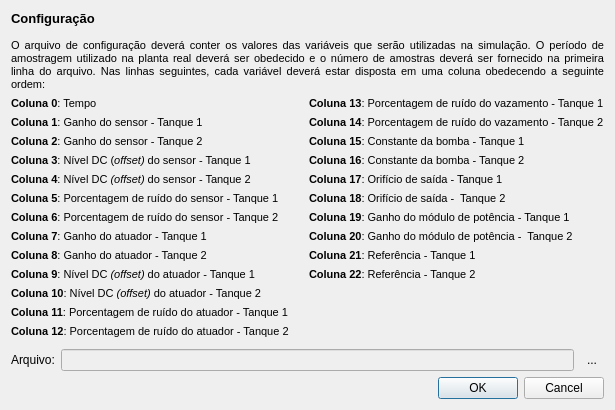
 <widget class="QDialog" name="ConfigParametros">
  <property name="geometry">
   <rect>
    <x>0</x>
    <y>0</y>
    <width>615</width>
    <height>410</height>
   </rect>
  </property>
  <property name="minimumSize">
   <size>
    <width>615</width>
    <height>410</height>
   </size>
  </property>
  <property name="maximumSize">
   <size>
    <width>615</width>
    <height>410</height>
   </size>
  </property>
  <property name="windowTitle">
   <string>Configuração dos parâmetros</string>
  </property>
  <property name="windowIcon">
   <iconset resource="../imgs/imgs.qrc">
    <normaloff>:/imgs/kedit.png</normaloff>:/imgs/kedit.png</iconset>
  </property>
  <layout class="QGridLayout" name="gridLayout">
   <item row="0" column="0">
    <widget class="QLabel" name="label_2">
     <property name="text">
      <string>&lt;!DOCTYPE HTML PUBLIC &quot;-//W3C//DTD HTML 4.0//EN&quot; &quot;http://www.w3.org/TR/REC-html40/strict.dtd&quot;&gt;
&lt;html&gt;&lt;head&gt;&lt;meta name=&quot;qrichtext&quot; content=&quot;1&quot; /&gt;&lt;style type=&quot;text/css&quot;&gt;
p, li { white-space: pre-wrap; }
&lt;/style&gt;&lt;/head&gt;&lt;body style=&quot; font-family:'MS Shell Dlg 2'; font-size:8.25pt; font-weight:400; font-style:normal;&quot;&gt;
&lt;p style=&quot; margin-top:0px; margin-bottom:0px; margin-left:0px; margin-right:0px; -qt-block-indent:0; text-indent:0px;&quot;&gt;&lt;span style=&quot; font-size:10pt; font-weight:600;&quot;&gt;Configuração&lt;/span&gt;&lt;/p&gt;
&lt;p align=&quot;center&quot; style=&quot;-qt-paragraph-type:empty; margin-top:0px; margin-bottom:0px; margin-left:0px; margin-right:0px; -qt-block-indent:0; text-indent:0px; font-size:8pt;&quot;&gt;&lt;/p&gt;
&lt;p align=&quot;justify&quot; style=&quot; margin-top:0px; margin-bottom:0px; margin-left:0px; margin-right:0px; -qt-block-indent:0; text-indent:0px;&quot;&gt;&lt;span style=&quot; font-size:8pt;&quot;&gt;O arquivo de configuração deverá conter os valores das variáveis que serão utilizadas na simulação. O período de amostragem utilizado na planta real deverá ser obedecido e o número de amostras deverá ser fornecido na primeira linha do arquivo. Nas linhas seguintes, cada variável deverá estar disposta em uma coluna obedecendo a seguinte ordem:&lt;/span&gt;&lt;/p&gt;&lt;/body&gt;&lt;/html&gt;</string>
     </property>
     <property name="wordWrap">
      <bool>true</bool>
     </property>
    </widget>
   </item>
   <item row="1" column="0">
    <layout class="QVBoxLayout" name="verticalLayout_3">
     <item>
      <layout class="QHBoxLayout" name="horizontalLayout">
       <item>
        <layout class="QVBoxLayout" name="verticalLayout">
         <item>
          <widget class="QLabel" name="label_3">
           <property name="text">
            <string>&lt;!DOCTYPE HTML PUBLIC &quot;-//W3C//DTD HTML 4.0//EN&quot; &quot;http://www.w3.org/TR/REC-html40/strict.dtd&quot;&gt;
&lt;html&gt;&lt;head&gt;&lt;meta name=&quot;qrichtext&quot; content=&quot;1&quot; /&gt;&lt;style type=&quot;text/css&quot;&gt;
p, li { white-space: pre-wrap; }
&lt;/style&gt;&lt;/head&gt;&lt;body style=&quot; font-family:'MS Shell Dlg 2'; font-size:8.25pt; font-weight:400; font-style:normal;&quot;&gt;
&lt;p align=&quot;justify&quot; style=&quot; margin-top:0px; margin-bottom:0px; margin-left:0px; margin-right:0px; -qt-block-indent:0; text-indent:0px;&quot;&gt;&lt;span style=&quot; font-size:8pt; font-weight:600;&quot;&gt;Coluna 0&lt;/span&gt;&lt;span style=&quot; font-size:8pt;&quot;&gt;: &lt;/span&gt;&lt;span style=&quot; font-size:8pt;&quot;&gt;Tempo&lt;/span&gt;&lt;/p&gt;&lt;/body&gt;&lt;/html&gt;</string>
           </property>
          </widget>
         </item>
         <item>
          <widget class="QLabel" name="label_4">
           <property name="text">
            <string>&lt;!DOCTYPE HTML PUBLIC &quot;-//W3C//DTD HTML 4.0//EN&quot; &quot;http://www.w3.org/TR/REC-html40/strict.dtd&quot;&gt;
&lt;html&gt;&lt;head&gt;&lt;meta name=&quot;qrichtext&quot; content=&quot;1&quot; /&gt;&lt;style type=&quot;text/css&quot;&gt;
p, li { white-space: pre-wrap; }
&lt;/style&gt;&lt;/head&gt;&lt;body style=&quot; font-family:'MS Shell Dlg 2'; font-size:8.25pt; font-weight:400; font-style:normal;&quot;&gt;
&lt;p style=&quot; margin-top:0px; margin-bottom:0px; margin-left:0px; margin-right:0px; -qt-block-indent:0; text-indent:0px;&quot;&gt;&lt;span style=&quot; font-size:8pt; font-weight:600;&quot;&gt;Coluna 1&lt;/span&gt;&lt;span style=&quot; font-size:8pt;&quot;&gt;: Ganho do sensor - Tanque 1&lt;/span&gt;&lt;/p&gt;&lt;/body&gt;&lt;/html&gt;</string>
           </property>
          </widget>
         </item>
         <item>
          <widget class="QLabel" name="label_5">
           <property name="text">
            <string>&lt;!DOCTYPE HTML PUBLIC &quot;-//W3C//DTD HTML 4.0//EN&quot; &quot;http://www.w3.org/TR/REC-html40/strict.dtd&quot;&gt;
&lt;html&gt;&lt;head&gt;&lt;meta name=&quot;qrichtext&quot; content=&quot;1&quot; /&gt;&lt;style type=&quot;text/css&quot;&gt;
p, li { white-space: pre-wrap; }
&lt;/style&gt;&lt;/head&gt;&lt;body style=&quot; font-family:'MS Shell Dlg 2'; font-size:8.25pt; font-weight:400; font-style:normal;&quot;&gt;
&lt;p style=&quot; margin-top:0px; margin-bottom:0px; margin-left:0px; margin-right:0px; -qt-block-indent:0; text-indent:0px;&quot;&gt;&lt;span style=&quot; font-size:8pt; font-weight:600;&quot;&gt;Coluna 2&lt;/span&gt;&lt;span style=&quot; font-size:8pt;&quot;&gt;: Ganho do sensor - Tanque 2&lt;/span&gt;&lt;/p&gt;&lt;/body&gt;&lt;/html&gt;</string>
           </property>
          </widget>
         </item>
         <item>
          <widget class="QLabel" name="label_6">
           <property name="text">
            <string>&lt;!DOCTYPE HTML PUBLIC &quot;-//W3C//DTD HTML 4.0//EN&quot; &quot;http://www.w3.org/TR/REC-html40/strict.dtd&quot;&gt;
&lt;html&gt;&lt;head&gt;&lt;meta name=&quot;qrichtext&quot; content=&quot;1&quot; /&gt;&lt;style type=&quot;text/css&quot;&gt;
p, li { white-space: pre-wrap; }
&lt;/style&gt;&lt;/head&gt;&lt;body style=&quot; font-family:'MS Shell Dlg 2'; font-size:8.25pt; font-weight:400; font-style:normal;&quot;&gt;
&lt;p style=&quot; margin-top:0px; margin-bottom:0px; margin-left:0px; margin-right:0px; -qt-block-indent:0; text-indent:0px;&quot;&gt;&lt;span style=&quot; font-size:8pt; font-weight:600;&quot;&gt;Coluna 3&lt;/span&gt;&lt;span style=&quot; font-size:8pt;&quot;&gt;: Nível DC (&lt;/span&gt;&lt;span style=&quot; font-size:8pt; font-style:italic;&quot;&gt;offset)&lt;/span&gt;&lt;span style=&quot; font-size:8pt;&quot;&gt; do sensor - Tanque 1&lt;/span&gt;&lt;/p&gt;&lt;/body&gt;&lt;/html&gt;</string>
           </property>
          </widget>
         </item>
         <item>
          <widget class="QLabel" name="label_7">
           <property name="text">
            <string>&lt;!DOCTYPE HTML PUBLIC &quot;-//W3C//DTD HTML 4.0//EN&quot; &quot;http://www.w3.org/TR/REC-html40/strict.dtd&quot;&gt;
&lt;html&gt;&lt;head&gt;&lt;meta name=&quot;qrichtext&quot; content=&quot;1&quot; /&gt;&lt;style type=&quot;text/css&quot;&gt;
p, li { white-space: pre-wrap; }
&lt;/style&gt;&lt;/head&gt;&lt;body style=&quot; font-family:'MS Shell Dlg 2'; font-size:8.25pt; font-weight:400; font-style:normal;&quot;&gt;
&lt;p align=&quot;justify&quot; style=&quot; margin-top:0px; margin-bottom:0px; margin-left:0px; margin-right:0px; -qt-block-indent:0; text-indent:0px;&quot;&gt;&lt;span style=&quot; font-size:8pt; font-weight:600;&quot;&gt;Coluna 4&lt;/span&gt;&lt;span style=&quot; font-size:8pt;&quot;&gt;: Nível DC &lt;/span&gt;&lt;span style=&quot; font-size:8pt; font-style:italic;&quot;&gt;(offset)&lt;/span&gt;&lt;span style=&quot; font-size:8pt;&quot;&gt; do sensor - Tanque 2&lt;/span&gt;&lt;/p&gt;&lt;/body&gt;&lt;/html&gt;</string>
           </property>
          </widget>
         </item>
         <item>
          <widget class="QLabel" name="label_8">
           <property name="text">
            <string>&lt;!DOCTYPE HTML PUBLIC &quot;-//W3C//DTD HTML 4.0//EN&quot; &quot;http://www.w3.org/TR/REC-html40/strict.dtd&quot;&gt;
&lt;html&gt;&lt;head&gt;&lt;meta name=&quot;qrichtext&quot; content=&quot;1&quot; /&gt;&lt;style type=&quot;text/css&quot;&gt;
p, li { white-space: pre-wrap; }
&lt;/style&gt;&lt;/head&gt;&lt;body style=&quot; font-family:'MS Shell Dlg 2'; font-size:8.25pt; font-weight:400; font-style:normal;&quot;&gt;
&lt;p align=&quot;justify&quot; style=&quot; margin-top:0px; margin-bottom:0px; margin-left:0px; margin-right:0px; -qt-block-indent:0; text-indent:0px;&quot;&gt;&lt;span style=&quot; font-size:8pt; font-weight:600;&quot;&gt;Coluna 5&lt;/span&gt;&lt;span style=&quot; font-size:8pt;&quot;&gt;: Porcentagem de ruído do sensor - Tanque 1&lt;/span&gt;&lt;/p&gt;&lt;/body&gt;&lt;/html&gt;</string>
           </property>
          </widget>
         </item>
         <item>
          <widget class="QLabel" name="label_9">
           <property name="text">
            <string>&lt;!DOCTYPE HTML PUBLIC &quot;-//W3C//DTD HTML 4.0//EN&quot; &quot;http://www.w3.org/TR/REC-html40/strict.dtd&quot;&gt;
&lt;html&gt;&lt;head&gt;&lt;meta name=&quot;qrichtext&quot; content=&quot;1&quot; /&gt;&lt;style type=&quot;text/css&quot;&gt;
p, li { white-space: pre-wrap; }
&lt;/style&gt;&lt;/head&gt;&lt;body style=&quot; font-family:'MS Shell Dlg 2'; font-size:8.25pt; font-weight:400; font-style:normal;&quot;&gt;
&lt;p align=&quot;justify&quot; style=&quot; margin-top:0px; margin-bottom:0px; margin-left:0px; margin-right:0px; -qt-block-indent:0; text-indent:0px;&quot;&gt;&lt;span style=&quot; font-size:8pt; font-weight:600;&quot;&gt;Coluna 6&lt;/span&gt;&lt;span style=&quot; font-size:8pt;&quot;&gt;: Porcentagem de ruído do sensor - Tanque 2&lt;/span&gt;&lt;/p&gt;&lt;/body&gt;&lt;/html&gt;</string>
           </property>
          </widget>
         </item>
         <item>
          <widget class="QLabel" name="label_10">
           <property name="text">
            <string>&lt;!DOCTYPE HTML PUBLIC &quot;-//W3C//DTD HTML 4.0//EN&quot; &quot;http://www.w3.org/TR/REC-html40/strict.dtd&quot;&gt;
&lt;html&gt;&lt;head&gt;&lt;meta name=&quot;qrichtext&quot; content=&quot;1&quot; /&gt;&lt;style type=&quot;text/css&quot;&gt;
p, li { white-space: pre-wrap; }
&lt;/style&gt;&lt;/head&gt;&lt;body style=&quot; font-family:'MS Shell Dlg 2'; font-size:8.25pt; font-weight:400; font-style:normal;&quot;&gt;
&lt;p align=&quot;justify&quot; style=&quot; margin-top:0px; margin-bottom:0px; margin-left:0px; margin-right:0px; -qt-block-indent:0; text-indent:0px;&quot;&gt;&lt;span style=&quot; font-size:8pt; font-weight:600;&quot;&gt;Coluna 7&lt;/span&gt;&lt;span style=&quot; font-size:8pt;&quot;&gt;: Ganho do atuador - Tanque 1&lt;/span&gt;&lt;/p&gt;&lt;/body&gt;&lt;/html&gt;</string>
           </property>
          </widget>
         </item>
         <item>
          <widget class="QLabel" name="label_11">
           <property name="text">
            <string>&lt;!DOCTYPE HTML PUBLIC &quot;-//W3C//DTD HTML 4.0//EN&quot; &quot;http://www.w3.org/TR/REC-html40/strict.dtd&quot;&gt;
&lt;html&gt;&lt;head&gt;&lt;meta name=&quot;qrichtext&quot; content=&quot;1&quot; /&gt;&lt;style type=&quot;text/css&quot;&gt;
p, li { white-space: pre-wrap; }
&lt;/style&gt;&lt;/head&gt;&lt;body style=&quot; font-family:'MS Shell Dlg 2'; font-size:8.25pt; font-weight:400; font-style:normal;&quot;&gt;
&lt;p align=&quot;justify&quot; style=&quot; margin-top:0px; margin-bottom:0px; margin-left:0px; margin-right:0px; -qt-block-indent:0; text-indent:0px;&quot;&gt;&lt;span style=&quot; font-size:8pt; font-weight:600;&quot;&gt;Coluna 8&lt;/span&gt;&lt;span style=&quot; font-size:8pt;&quot;&gt;: Ganho do atuador - Tanque 2&lt;/span&gt;&lt;/p&gt;&lt;/body&gt;&lt;/html&gt;</string>
           </property>
          </widget>
         </item>
         <item>
          <widget class="QLabel" name="label_13">
           <property name="text">
            <string>&lt;!DOCTYPE HTML PUBLIC &quot;-//W3C//DTD HTML 4.0//EN&quot; &quot;http://www.w3.org/TR/REC-html40/strict.dtd&quot;&gt;
&lt;html&gt;&lt;head&gt;&lt;meta name=&quot;qrichtext&quot; content=&quot;1&quot; /&gt;&lt;style type=&quot;text/css&quot;&gt;
p, li { white-space: pre-wrap; }
&lt;/style&gt;&lt;/head&gt;&lt;body style=&quot; font-family:'MS Shell Dlg 2'; font-size:8.25pt; font-weight:400; font-style:normal;&quot;&gt;
&lt;p style=&quot; margin-top:0px; margin-bottom:0px; margin-left:0px; margin-right:0px; -qt-block-indent:0; text-indent:0px;&quot;&gt;&lt;span style=&quot; font-size:8pt; font-weight:600;&quot;&gt;Coluna 9&lt;/span&gt;&lt;span style=&quot; font-size:8pt;&quot;&gt;: Nível DC &lt;/span&gt;&lt;span style=&quot; font-size:8pt; font-style:italic;&quot;&gt;(&lt;/span&gt;&lt;span style=&quot; font-size:8pt; font-style:italic;&quot;&gt;offset)&lt;/span&gt;&lt;span style=&quot; font-size:8pt;&quot;&gt; &lt;/span&gt;&lt;span style=&quot; font-size:8pt;&quot;&gt;do atuador - Tanque 1&lt;/span&gt;&lt;/p&gt;&lt;/body&gt;&lt;/html&gt;</string>
           </property>
          </widget>
         </item>
         <item>
          <widget class="QLabel" name="label_14">
           <property name="text">
            <string>&lt;!DOCTYPE HTML PUBLIC &quot;-//W3C//DTD HTML 4.0//EN&quot; &quot;http://www.w3.org/TR/REC-html40/strict.dtd&quot;&gt;
&lt;html&gt;&lt;head&gt;&lt;meta name=&quot;qrichtext&quot; content=&quot;1&quot; /&gt;&lt;style type=&quot;text/css&quot;&gt;
p, li { white-space: pre-wrap; }
&lt;/style&gt;&lt;/head&gt;&lt;body style=&quot; font-family:'MS Shell Dlg 2'; font-size:8.25pt; font-weight:400; font-style:normal;&quot;&gt;
&lt;p align=&quot;justify&quot; style=&quot; margin-top:0px; margin-bottom:0px; margin-left:0px; margin-right:0px; -qt-block-indent:0; text-indent:0px;&quot;&gt;&lt;span style=&quot; font-size:8pt; font-weight:600;&quot;&gt;Coluna 10&lt;/span&gt;&lt;span style=&quot; font-size:8pt;&quot;&gt;: Nível DC &lt;/span&gt;&lt;span style=&quot; font-size:8pt; font-style:italic;&quot;&gt;(offset)&lt;/span&gt;&lt;span style=&quot; font-size:8pt;&quot;&gt; do atuador - Tanque 2&lt;/span&gt;&lt;/p&gt;&lt;/body&gt;&lt;/html&gt;</string>
           </property>
          </widget>
         </item>
         <item>
          <widget class="QLabel" name="label_15">
           <property name="text">
            <string>&lt;!DOCTYPE HTML PUBLIC &quot;-//W3C//DTD HTML 4.0//EN&quot; &quot;http://www.w3.org/TR/REC-html40/strict.dtd&quot;&gt;
&lt;html&gt;&lt;head&gt;&lt;meta name=&quot;qrichtext&quot; content=&quot;1&quot; /&gt;&lt;style type=&quot;text/css&quot;&gt;
p, li { white-space: pre-wrap; }
&lt;/style&gt;&lt;/head&gt;&lt;body style=&quot; font-family:'MS Shell Dlg 2'; font-size:8.25pt; font-weight:400; font-style:normal;&quot;&gt;
&lt;p style=&quot; margin-top:0px; margin-bottom:0px; margin-left:0px; margin-right:0px; -qt-block-indent:0; text-indent:0px;&quot;&gt;&lt;span style=&quot; font-size:8pt; font-weight:600;&quot;&gt;Coluna 11&lt;/span&gt;&lt;span style=&quot; font-size:8pt;&quot;&gt;: Porcentagem de ruído do atuador - Tanque 1&lt;/span&gt;&lt;/p&gt;&lt;/body&gt;&lt;/html&gt;</string>
           </property>
          </widget>
         </item>
         <item>
          <widget class="QLabel" name="label_12">
           <property name="text">
            <string>&lt;!DOCTYPE HTML PUBLIC &quot;-//W3C//DTD HTML 4.0//EN&quot; &quot;http://www.w3.org/TR/REC-html40/strict.dtd&quot;&gt;
&lt;html&gt;&lt;head&gt;&lt;meta name=&quot;qrichtext&quot; content=&quot;1&quot; /&gt;&lt;style type=&quot;text/css&quot;&gt;
p, li { white-space: pre-wrap; }
&lt;/style&gt;&lt;/head&gt;&lt;body style=&quot; font-family:'MS Shell Dlg 2'; font-size:8.25pt; font-weight:400; font-style:normal;&quot;&gt;
&lt;p align=&quot;justify&quot; style=&quot; margin-top:0px; margin-bottom:0px; margin-left:0px; margin-right:0px; -qt-block-indent:0; text-indent:0px;&quot;&gt;&lt;span style=&quot; font-size:8pt; font-weight:600;&quot;&gt;Coluna 12&lt;/span&gt;&lt;span style=&quot; font-size:8pt;&quot;&gt;: Porcentagem de ruído do atuador - Tanque 2&lt;/span&gt;&lt;/p&gt;&lt;/body&gt;&lt;/html&gt;</string>
           </property>
          </widget>
         </item>
         <item>
          <spacer name="verticalSpacer_2">
           <property name="orientation">
            <enum>Qt::Vertical</enum>
           </property>
           <property name="sizeHint" stdset="0">
            <size>
             <width>281</width>
             <height>17</height>
            </size>
           </property>
          </spacer>
         </item>
        </layout>
       </item>
       <item>
        <spacer name="horizontalSpacer">
         <property name="orientation">
          <enum>Qt::Horizontal</enum>
         </property>
         <property name="sizeHint" stdset="0">
          <size>
           <width>13</width>
           <height>20</height>
          </size>
         </property>
        </spacer>
       </item>
       <item>
        <layout class="QVBoxLayout" name="verticalLayout_2">
         <item>
          <widget class="QLabel" name="label_26">
           <property name="text">
            <string>&lt;!DOCTYPE HTML PUBLIC &quot;-//W3C//DTD HTML 4.0//EN&quot; &quot;http://www.w3.org/TR/REC-html40/strict.dtd&quot;&gt;
&lt;html&gt;&lt;head&gt;&lt;meta name=&quot;qrichtext&quot; content=&quot;1&quot; /&gt;&lt;style type=&quot;text/css&quot;&gt;
p, li { white-space: pre-wrap; }
&lt;/style&gt;&lt;/head&gt;&lt;body style=&quot; font-family:'MS Shell Dlg 2'; font-size:8.25pt; font-weight:400; font-style:normal;&quot;&gt;
&lt;p align=&quot;justify&quot; style=&quot; margin-top:0px; margin-bottom:0px; margin-left:0px; margin-right:0px; -qt-block-indent:0; text-indent:0px;&quot;&gt;&lt;span style=&quot; font-size:8pt; font-weight:600;&quot;&gt;Coluna 13&lt;/span&gt;&lt;span style=&quot; font-size:8pt;&quot;&gt;: Porcentagem de ruído do vazamento - Tanque 1&lt;/span&gt;&lt;/p&gt;&lt;/body&gt;&lt;/html&gt;</string>
           </property>
          </widget>
         </item>
         <item>
          <widget class="QLabel" name="label_27">
           <property name="text">
            <string>&lt;!DOCTYPE HTML PUBLIC &quot;-//W3C//DTD HTML 4.0//EN&quot; &quot;http://www.w3.org/TR/REC-html40/strict.dtd&quot;&gt;
&lt;html&gt;&lt;head&gt;&lt;meta name=&quot;qrichtext&quot; content=&quot;1&quot; /&gt;&lt;style type=&quot;text/css&quot;&gt;
p, li { white-space: pre-wrap; }
&lt;/style&gt;&lt;/head&gt;&lt;body style=&quot; font-family:'MS Shell Dlg 2'; font-size:8.25pt; font-weight:400; font-style:normal;&quot;&gt;
&lt;p align=&quot;justify&quot; style=&quot; margin-top:0px; margin-bottom:0px; margin-left:0px; margin-right:0px; -qt-block-indent:0; text-indent:0px;&quot;&gt;&lt;span style=&quot; font-size:8pt; font-weight:600;&quot;&gt;Coluna 14&lt;/span&gt;&lt;span style=&quot; font-size:8pt;&quot;&gt;: &lt;/span&gt;&lt;span style=&quot; font-size:8pt;&quot;&gt;Porcentagem de ruído&lt;/span&gt;&lt;span style=&quot; font-size:8pt;&quot;&gt; do vazamento - Tanque 2&lt;/span&gt;&lt;/p&gt;&lt;/body&gt;&lt;/html&gt;</string>
           </property>
          </widget>
         </item>
         <item>
          <widget class="QLabel" name="label_29">
           <property name="text">
            <string>&lt;!DOCTYPE HTML PUBLIC &quot;-//W3C//DTD HTML 4.0//EN&quot; &quot;http://www.w3.org/TR/REC-html40/strict.dtd&quot;&gt;
&lt;html&gt;&lt;head&gt;&lt;meta name=&quot;qrichtext&quot; content=&quot;1&quot; /&gt;&lt;style type=&quot;text/css&quot;&gt;
p, li { white-space: pre-wrap; }
&lt;/style&gt;&lt;/head&gt;&lt;body style=&quot; font-family:'MS Shell Dlg 2'; font-size:8.25pt; font-weight:400; font-style:normal;&quot;&gt;
&lt;p align=&quot;justify&quot; style=&quot; margin-top:0px; margin-bottom:0px; margin-left:0px; margin-right:0px; -qt-block-indent:0; text-indent:0px;&quot;&gt;&lt;span style=&quot; font-size:8pt; font-weight:600;&quot;&gt;Coluna 15&lt;/span&gt;&lt;span style=&quot; font-size:8pt;&quot;&gt;: Constante da bomba - Tanque 1&lt;/span&gt;&lt;/p&gt;&lt;/body&gt;&lt;/html&gt;</string>
           </property>
          </widget>
         </item>
         <item>
          <widget class="QLabel" name="label_28">
           <property name="text">
            <string>&lt;!DOCTYPE HTML PUBLIC &quot;-//W3C//DTD HTML 4.0//EN&quot; &quot;http://www.w3.org/TR/REC-html40/strict.dtd&quot;&gt;
&lt;html&gt;&lt;head&gt;&lt;meta name=&quot;qrichtext&quot; content=&quot;1&quot; /&gt;&lt;style type=&quot;text/css&quot;&gt;
p, li { white-space: pre-wrap; }
&lt;/style&gt;&lt;/head&gt;&lt;body style=&quot; font-family:'MS Shell Dlg 2'; font-size:8.25pt; font-weight:400; font-style:normal;&quot;&gt;
&lt;p align=&quot;justify&quot; style=&quot; margin-top:0px; margin-bottom:0px; margin-left:0px; margin-right:0px; -qt-block-indent:0; text-indent:0px;&quot;&gt;&lt;span style=&quot; font-size:8pt; font-weight:600;&quot;&gt;Coluna 16&lt;/span&gt;&lt;span style=&quot; font-size:8pt;&quot;&gt;: &lt;/span&gt;&lt;span style=&quot; font-size:8pt;&quot;&gt;Constante da bomba &lt;/span&gt;&lt;span style=&quot; font-size:8pt;&quot;&gt;- Tanque 2&lt;/span&gt;&lt;/p&gt;&lt;/body&gt;&lt;/html&gt;</string>
           </property>
          </widget>
         </item>
         <item>
          <widget class="QLabel" name="label_31">
           <property name="text">
            <string>&lt;!DOCTYPE HTML PUBLIC &quot;-//W3C//DTD HTML 4.0//EN&quot; &quot;http://www.w3.org/TR/REC-html40/strict.dtd&quot;&gt;
&lt;html&gt;&lt;head&gt;&lt;meta name=&quot;qrichtext&quot; content=&quot;1&quot; /&gt;&lt;style type=&quot;text/css&quot;&gt;
p, li { white-space: pre-wrap; }
&lt;/style&gt;&lt;/head&gt;&lt;body style=&quot; font-family:'MS Shell Dlg 2'; font-size:8.25pt; font-weight:400; font-style:normal;&quot;&gt;
&lt;p align=&quot;justify&quot; style=&quot; margin-top:0px; margin-bottom:0px; margin-left:0px; margin-right:0px; -qt-block-indent:0; text-indent:0px;&quot;&gt;&lt;span style=&quot; font-size:8pt; font-weight:600;&quot;&gt;Coluna 17&lt;/span&gt;&lt;span style=&quot; font-size:8pt;&quot;&gt;: Orifício de saída - Tanque 1&lt;/span&gt;&lt;/p&gt;&lt;/body&gt;&lt;/html&gt;</string>
           </property>
          </widget>
         </item>
         <item>
          <widget class="QLabel" name="label_30">
           <property name="text">
            <string>&lt;!DOCTYPE HTML PUBLIC &quot;-//W3C//DTD HTML 4.0//EN&quot; &quot;http://www.w3.org/TR/REC-html40/strict.dtd&quot;&gt;
&lt;html&gt;&lt;head&gt;&lt;meta name=&quot;qrichtext&quot; content=&quot;1&quot; /&gt;&lt;style type=&quot;text/css&quot;&gt;
p, li { white-space: pre-wrap; }
&lt;/style&gt;&lt;/head&gt;&lt;body style=&quot; font-family:'MS Shell Dlg 2'; font-size:8.25pt; font-weight:400; font-style:normal;&quot;&gt;
&lt;p align=&quot;justify&quot; style=&quot; margin-top:0px; margin-bottom:0px; margin-left:0px; margin-right:0px; -qt-block-indent:0; text-indent:0px;&quot;&gt;&lt;span style=&quot; font-size:8pt; font-weight:600;&quot;&gt;Coluna 18&lt;/span&gt;&lt;span style=&quot; font-size:8pt;&quot;&gt;: &lt;/span&gt;&lt;span style=&quot; font-size:8pt;&quot;&gt;Orifício de saída - &lt;/span&gt;&lt;span style=&quot; font-size:8pt;&quot;&gt; Tanque 2&lt;/span&gt;&lt;/p&gt;&lt;/body&gt;&lt;/html&gt;</string>
           </property>
          </widget>
         </item>
         <item>
          <widget class="QLabel" name="label_32">
           <property name="text">
            <string>&lt;!DOCTYPE HTML PUBLIC &quot;-//W3C//DTD HTML 4.0//EN&quot; &quot;http://www.w3.org/TR/REC-html40/strict.dtd&quot;&gt;
&lt;html&gt;&lt;head&gt;&lt;meta name=&quot;qrichtext&quot; content=&quot;1&quot; /&gt;&lt;style type=&quot;text/css&quot;&gt;
p, li { white-space: pre-wrap; }
&lt;/style&gt;&lt;/head&gt;&lt;body style=&quot; font-family:'MS Shell Dlg 2'; font-size:8.25pt; font-weight:400; font-style:normal;&quot;&gt;
&lt;p align=&quot;justify&quot; style=&quot; margin-top:0px; margin-bottom:0px; margin-left:0px; margin-right:0px; -qt-block-indent:0; text-indent:0px;&quot;&gt;&lt;span style=&quot; font-size:8pt; font-weight:600;&quot;&gt;Coluna 19&lt;/span&gt;&lt;span style=&quot; font-size:8pt;&quot;&gt;: Ganho do módulo de potência - Tanque 1&lt;/span&gt;&lt;/p&gt;&lt;/body&gt;&lt;/html&gt;</string>
           </property>
          </widget>
         </item>
         <item>
          <widget class="QLabel" name="label_33">
           <property name="text">
            <string>&lt;!DOCTYPE HTML PUBLIC &quot;-//W3C//DTD HTML 4.0//EN&quot; &quot;http://www.w3.org/TR/REC-html40/strict.dtd&quot;&gt;
&lt;html&gt;&lt;head&gt;&lt;meta name=&quot;qrichtext&quot; content=&quot;1&quot; /&gt;&lt;style type=&quot;text/css&quot;&gt;
p, li { white-space: pre-wrap; }
&lt;/style&gt;&lt;/head&gt;&lt;body style=&quot; font-family:'MS Shell Dlg 2'; font-size:8.25pt; font-weight:400; font-style:normal;&quot;&gt;
&lt;p align=&quot;justify&quot; style=&quot; margin-top:0px; margin-bottom:0px; margin-left:0px; margin-right:0px; -qt-block-indent:0; text-indent:0px;&quot;&gt;&lt;span style=&quot; font-size:8pt; font-weight:600;&quot;&gt;Coluna 20&lt;/span&gt;&lt;span style=&quot; font-size:8pt;&quot;&gt;: &lt;/span&gt;&lt;span style=&quot; font-size:8pt;&quot;&gt;Ganho do módulo de potência&lt;/span&gt;&lt;span style=&quot; font-size:8pt;&quot;&gt; -  Tanque 2&lt;/span&gt;&lt;/p&gt;&lt;/body&gt;&lt;/html&gt;</string>
           </property>
          </widget>
         </item>
         <item>
          <widget class="QLabel" name="label_34">
           <property name="text">
            <string>&lt;!DOCTYPE HTML PUBLIC &quot;-//W3C//DTD HTML 4.0//EN&quot; &quot;http://www.w3.org/TR/REC-html40/strict.dtd&quot;&gt;
&lt;html&gt;&lt;head&gt;&lt;meta name=&quot;qrichtext&quot; content=&quot;1&quot; /&gt;&lt;style type=&quot;text/css&quot;&gt;
p, li { white-space: pre-wrap; }
&lt;/style&gt;&lt;/head&gt;&lt;body style=&quot; font-family:'MS Shell Dlg 2'; font-size:8.25pt; font-weight:400; font-style:normal;&quot;&gt;
&lt;p align=&quot;justify&quot; style=&quot; margin-top:0px; margin-bottom:0px; margin-left:0px; margin-right:0px; -qt-block-indent:0; text-indent:0px;&quot;&gt;&lt;span style=&quot; font-size:8pt; font-weight:600;&quot;&gt;Coluna 21&lt;/span&gt;&lt;span style=&quot; font-size:8pt;&quot;&gt;: Referência - Tanque 1&lt;/span&gt;&lt;/p&gt;&lt;/body&gt;&lt;/html&gt;</string>
           </property>
          </widget>
         </item>
         <item>
          <widget class="QLabel" name="label_35">
           <property name="text">
            <string>&lt;!DOCTYPE HTML PUBLIC &quot;-//W3C//DTD HTML 4.0//EN&quot; &quot;http://www.w3.org/TR/REC-html40/strict.dtd&quot;&gt;
&lt;html&gt;&lt;head&gt;&lt;meta name=&quot;qrichtext&quot; content=&quot;1&quot; /&gt;&lt;style type=&quot;text/css&quot;&gt;
p, li { white-space: pre-wrap; }
&lt;/style&gt;&lt;/head&gt;&lt;body style=&quot; font-family:'MS Shell Dlg 2'; font-size:8.25pt; font-weight:400; font-style:normal;&quot;&gt;
&lt;p align=&quot;justify&quot; style=&quot; margin-top:0px; margin-bottom:0px; margin-left:0px; margin-right:0px; -qt-block-indent:0; text-indent:0px;&quot;&gt;&lt;span style=&quot; font-size:8pt; font-weight:600;&quot;&gt;Coluna 22&lt;/span&gt;&lt;span style=&quot; font-size:8pt;&quot;&gt;: Referência - Tanque 2&lt;/span&gt;&lt;/p&gt;&lt;/body&gt;&lt;/html&gt;</string>
           </property>
          </widget>
         </item>
         <item>
          <spacer name="verticalSpacer">
           <property name="orientation">
            <enum>Qt::Vertical</enum>
           </property>
           <property name="sizeHint" stdset="0">
            <size>
             <width>281</width>
             <height>17</height>
            </size>
           </property>
          </spacer>
         </item>
        </layout>
       </item>
      </layout>
     </item>
     <item>
      <layout class="QHBoxLayout" name="horizontalLayout_2">
       <item>
        <widget class="QLabel" name="label">
         <property name="text">
          <string>Arquivo:</string>
         </property>
        </widget>
       </item>
       <item>
        <widget class="QLineEdit" name="arquivo">
         <property name="enabled">
          <bool>false</bool>
         </property>
         <property name="minimumSize">
          <size>
           <width>265</width>
           <height>0</height>
          </size>
         </property>
        </widget>
       </item>
       <item>
        <widget class="QToolButton" name="botao_arquivo">
         <property name="text">
          <string>...</string>
         </property>
         <property name="icon">
          <iconset resource="../imgs/imgs.qrc">
           <normaloff>:/imgs/fileopen.png</normaloff>:/imgs/fileopen.png</iconset>
         </property>
         <property name="iconSize">
          <size>
           <width>22</width>
           <height>22</height>
          </size>
         </property>
         <property name="autoRaise">
          <bool>true</bool>
         </property>
        </widget>
       </item>
      </layout>
     </item>
    </layout>
   </item>
   <item row="2" column="0">
    <widget class="QDialogButtonBox" name="ok_cancelar">
     <property name="orientation">
      <enum>Qt::Horizontal</enum>
     </property>
     <property name="standardButtons">
      <set>QDialogButtonBox::Cancel|QDialogButtonBox::Ok</set>
     </property>
    </widget>
   </item>
  </layout>
 </widget>
